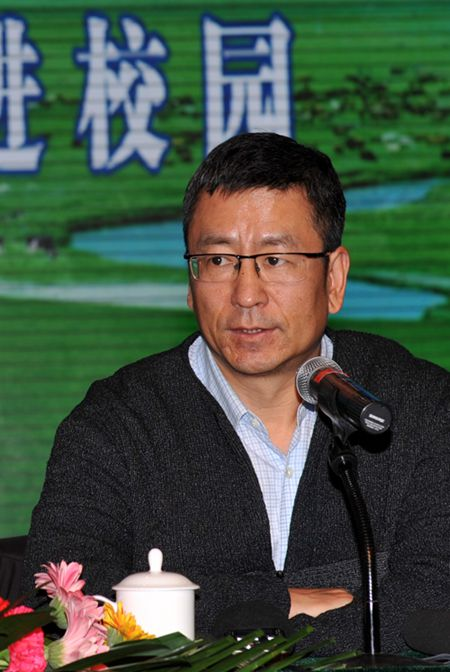
//> input picture 12345/9.jpg, 450 x 672 px
$ ./12345   (built with g++ and OpenCV 4)
//> lines starting //> are read from the running program, lines starting //| are printed output that depends on the picture; after the words box and inside, x2 and y2 are one past the last pixel; in counts of white or black regions, pixels touching at a corner belong together

#include "stdafx.h"

// [139 lines of commented-out code are left out]
#include "opencv2/objdetect/objdetect.hpp"
#include "opencv2/highgui/highgui.hpp"
#include "opencv2/imgproc/imgproc.hpp"
#include <stdio.h>
using namespace cv;
/** Function Headers */
void detectAndDisplay( Mat frame );
/** Global variables */
//-- Note, either copy this file from opencv/data/haarscascades to your current folder, or change these locations
String face_cascade_name = "haarcascade_frontalface_alt.xml";
CascadeClassifier face_cascade;
string window_name = "Face detection";
/**
* @function main
*/
int main( void )
{
	//-- 1. Load the cascade
	if(!face_cascade.load( face_cascade_name ) )
	{
		printf("--(!)Error loading\n"); return -1;
	};
	//-- 2. Read the image
	IplImage* img = cvLoadImage("9.jpg", CV_LOAD_IMAGE_COLOR);
//> img is the input picture: 672 rows x 450 cols, CV_8UC3; mean B, G, R 66.6, 80.7, 66.8
	Mat frame(img);
	//-- 3. Apply the classifier to the frame
	if( !frame.empty() )
	{
		detectAndDisplay( frame );
	}
	else
	{
		printf("--(!)Error!\n");
	}
	waitKey();
	cvDestroyWindow(window_name.c_str());
	cvReleaseImage(&img);
	return 0;
}
/**
* @function detectAndDisplay
*/
void detectAndDisplay( Mat frame )
{
	std::vector<Rect> faces;
	Mat frame_gray;
	cvtColor( frame, frame_gray, CV_BGR2GRAY );
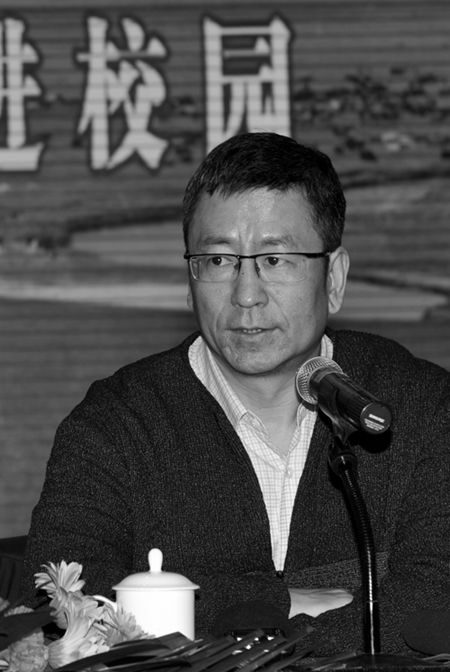
//> frame_gray: 672 rows x 450 cols, CV_8UC1; min 0, max 255, mean 74.9
	equalizeHist( frame_gray, frame_gray );
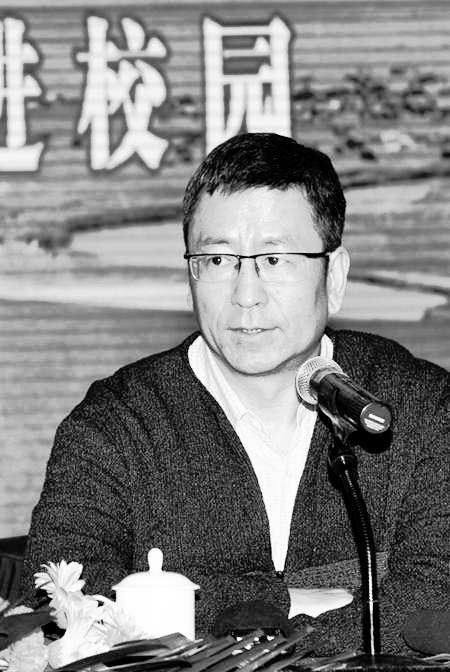
//> frame_gray: 672 rows x 450 cols, CV_8UC1; min 0, max 255, mean 128.1
	//-- Detect faces
	double t = (double)cvGetTickCount();
	face_cascade.detectMultiScale( frame_gray, faces, 1.1, 2, 0|CV_HAAR_SCALE_IMAGE, Size(30, 30) );
//> faces = 1 Rect (x, y, width, height): [173, 198, 157, 157]
	t = (double)cvGetTickCount() - t;
	printf("%gms\n", t/((double)cvGetTickFrequency()*1000.0));
	for( size_t i = 0; i < faces.size(); i++ )
	{
		Point center( faces[i].x + faces[i].width/2, faces[i].y + faces[i].height/2 );
		printf("Found a face at (%d, %d)\n", center.x, center.y);
		ellipse( frame, center, Size( faces[i].width/2, faces[i].height/2), 0, 0, 360, Scalar( 255, 255, 255 ), 2, 8, 0 );
	}
//> this loop made 1 pass
//> center on pass 1: Point(251, 276)
//| Found a face at (251, 276)
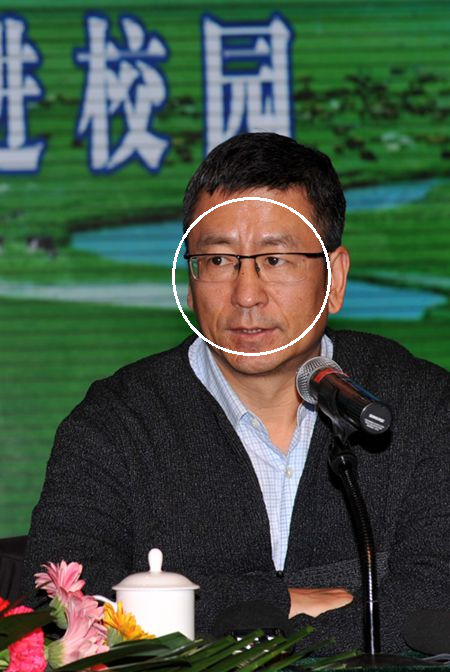
//> frame: 672 rows x 450 cols, CV_8UC3; 0.49% of pixels changed, all inside (x1, y1, x2, y2) = (172, 197, 331, 356)
	//-- Show what you got
	imshow( window_name, frame );
}

$ run again, with 12345/6.png saved as 12345/9.jpg
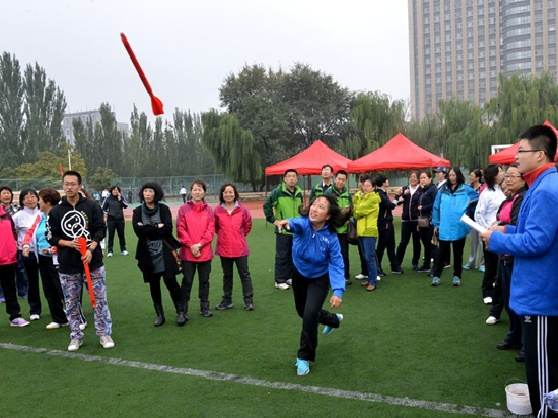
//> input picture 12345/6.png, 558 x 418 px
//> img is the input picture: 418 rows x 558 cols, CV_8UC3; mean B, G, R 108.5, 116.9, 112.2
//> in detectAndDisplay, `cvtColor( frame, frame_gray, CV_BGR2GRAY );`:
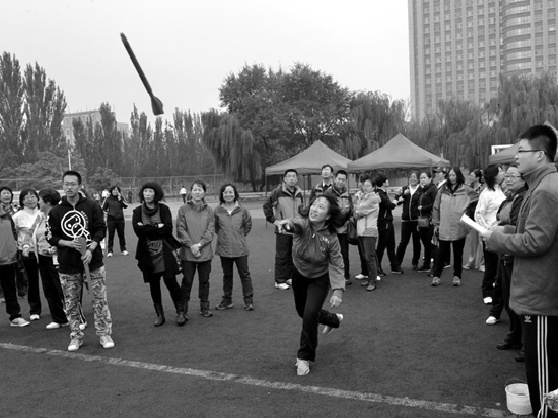
//> frame_gray: 418 rows x 558 cols, CV_8UC1; min 0, max 255, mean 114.6
//> in detectAndDisplay, `equalizeHist( frame_gray, frame_gray );`:
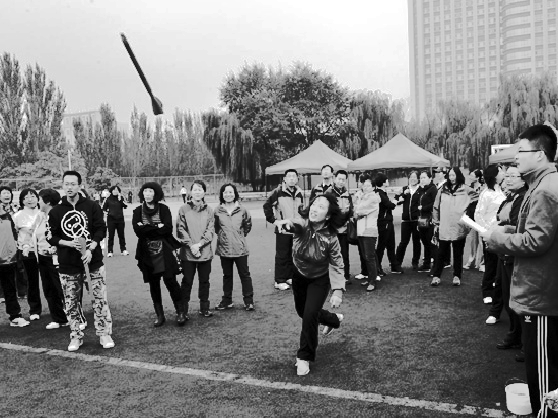
//> frame_gray: 418 rows x 558 cols, CV_8UC1; min 0, max 255, mean 128
//> faces = empty

$ run again, with 12345/7.png saved as 12345/9.jpg
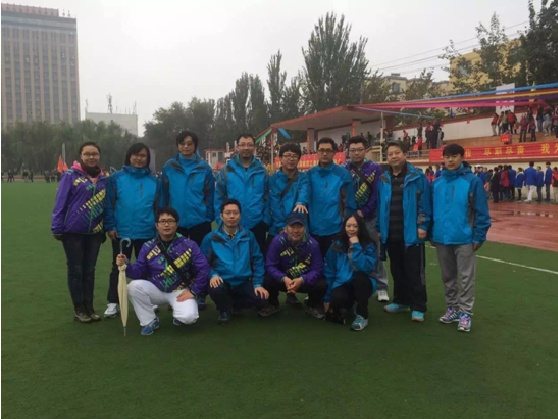
//> input picture 12345/7.png, 558 x 419 px
//> img is the input picture: 419 rows x 558 cols, CV_8UC3; mean B, G, R 93.9, 101.1, 94.5
//> in detectAndDisplay, `cvtColor( frame, frame_gray, CV_BGR2GRAY );`:
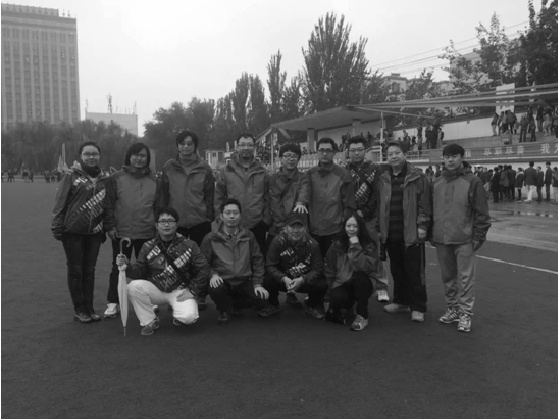
//> frame_gray: 419 rows x 558 cols, CV_8UC1; min 8, max 255, mean 98.3
//> in detectAndDisplay, `equalizeHist( frame_gray, frame_gray );`:
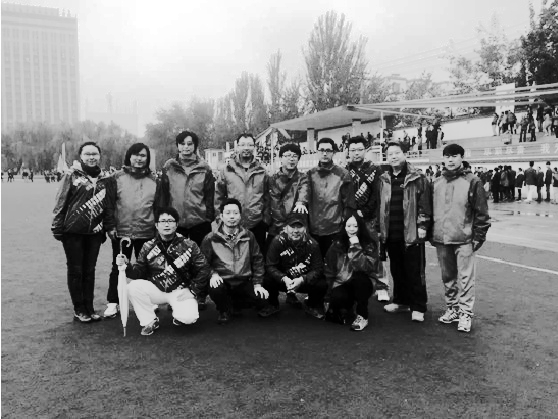
//> frame_gray: 419 rows x 558 cols, CV_8UC1; min 0, max 255, mean 128.7
//> faces = empty
